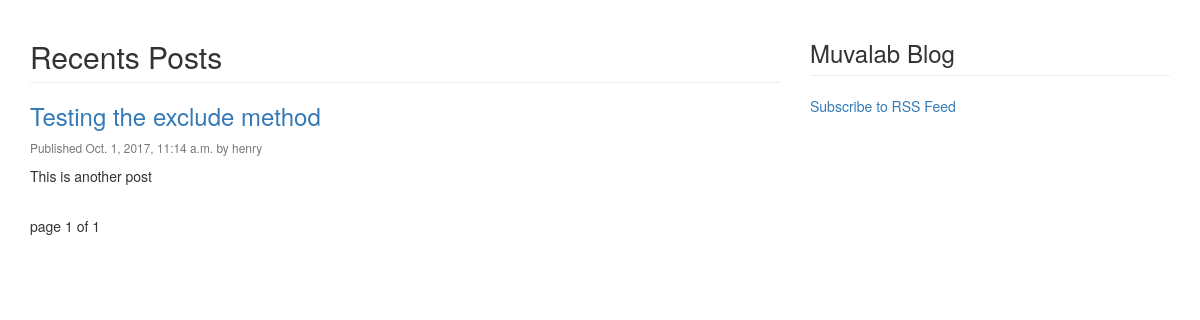
The page /blog/ on the database as committed earlier.
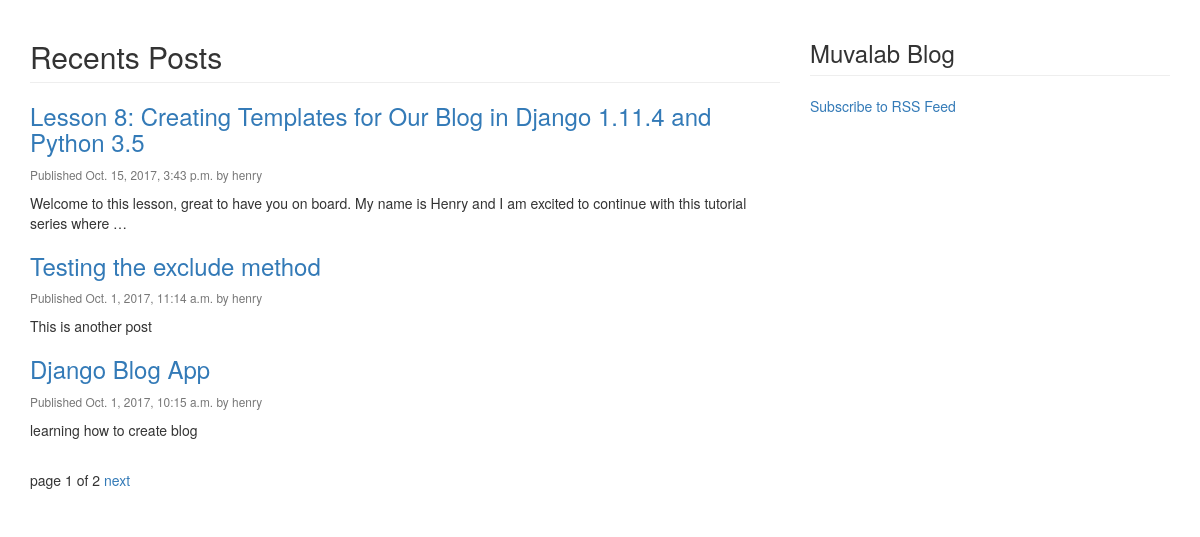
The same page on the database as committed later.
### blog/models.py (models this page shows, shortened)
class Post(models.Model):
    STATUS_CHOICES = (
        ('draft', 'Draft'),
        ('published', 'Published'),
    )
    title = models.CharField(max_length=250)
    slug = models.SlugField(max_length=250, unique_for_date='publish')
    author = models.ForeignKey(User, related_name='blog_posts')
    body = HTMLField()
    publish = models.DateTimeField(default=timezone.now)
    created = models.DateTimeField(auto_now_add=True)
    updated = models.DateTimeField(auto_now=True)
    status = models.CharField(max_length=10, choices=STATUS_CHOICES, default='draft')
    objects = models.Manager()
    published = PublishedManager()
    class Meta:
        ordering = ('-publish',)
    def get_absolute_url(self):
        return reverse('blog:post_detail_view', args=[self.publish.year, self.publish.strftime('%m'),self.publish.strftime('%d'),self.slug])

### blog/views.py (the view)
def post_list_view(request):
    list_objects = Post.published.all()
    paginator = Paginator(list_objects, 3)
    page = request.GET.get('page')
    try:
        posts = paginator.page(page)
    except PageNotAnInteger:
        posts = paginator.page(1)
    except EmptyPage:
        posts = paginator.page(paginator.num_pages)
    return render(request, 'blog/post/list.html', {'posts': posts})

### blog/models.py (called while the page is built)
    def get_queryset(self):
        return super(PublishedManager,self).get_queryset().filter(status='published')

### blog/templates/blog/post/list.html (shortened to what this page needs)
{% extends "blog/master.html" %}
{% block content %}
   <h2 class="page-header">Recents Posts</h2>
    {% for post in posts %}
       <h3><a href="{{ post.get_absolute_url }}">{{ post.title }}</a></h3>
        <p class="small" style="color: #777777">Published {{ post.publish }} by {{ post.author }}</p>
        <p>{{ post.body|truncatewords:25|linebreaks }}</p>
    {% endfor %}
    {% include "pagination.html" with page=posts %}
{% endblock %}

### blog/templates/blog/master.html (shortened to what this page needs)
{% load staticfiles %}
<!DOCTYPE html>
<html lang="en">
<head>
    <link rel="stylesheet" href="{% static "css/bootstrap.min.css" %}">
</head>
<body>
  <div class="container">
      <div class="row">
          <div class="col-md-8">
              {% block content %}
              {% endblock %}
          </div>
          <div class="col-md-4">
              <h3 class="page-header">Muvalab Blog</h3>
              <p><a href="{% url "blog:post_feed" %}" target="_blank">Subscribe to RSS Feed</a></p>
          </div>
      </div>
  </div>
</body>
</html>

### blog/templates/pagination.html (shortened to what this page needs)
<div class="container">
    <div class="row">
    <span class="pagination">
      <span class="active">
          page {{ page.number }} of {{ page.paginator.num_pages }}
      </span>
    {% if page.has_next %}
        <a href="?page={{ page.next_page_number }}">next</a>
    {% endif %}
    </span>
</div>
</div>

Rows that differ between the two databases and show on the page:
added Post: title "Lesson 8: Creating Templates for Our Blog in Django 1.11.4 and Python 3.5", publish "Oct. 15, 2017, 3:43 p.m.", author "henry", body "Welcome to this lesson, great to have you on board. My name is Henry and I am excited to continue with this tutorial series where …"
now on this page (row edited): Post: title "Django Blog App", publish "Oct. 1, 2017, 10:15 a.m.", author "henry", body "learning how to create blog"
Other text that changed with them:
{{ page.paginator.num_pages }}: "1" → "2"
text now shown: "next"
